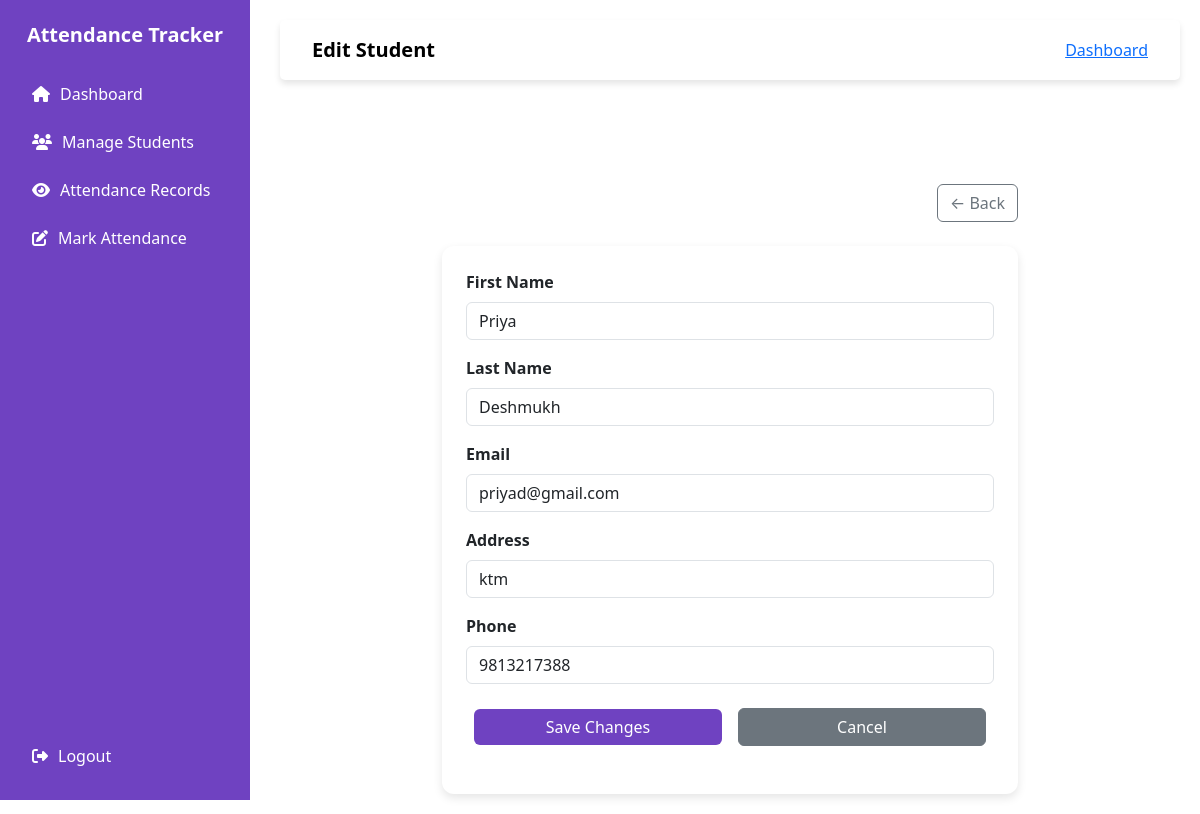
/update/8, run on an earlier commit of the app's database.
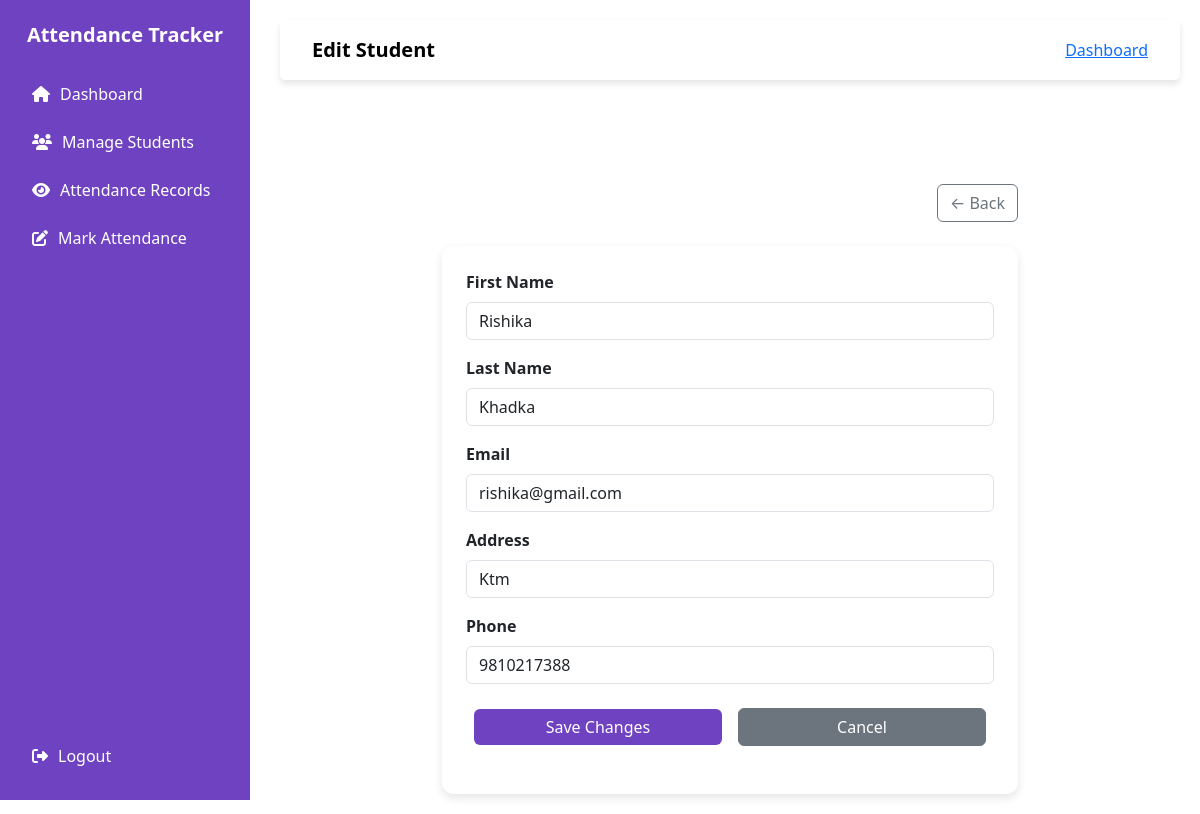
And on a later commit of the database.
### models.py (models this page shows)
class Student(db.Model):
    id = db.Column(db.Integer, primary_key = True)
    student_id = db.Column(db.String(20), unique=True, nullable=False)  # Custom ID
    first_name = db.Column(db.String(150), nullable=False)
    last_name = db.Column(db.String(150), nullable=False)
    email = db.Column(db.String(100), unique=True, nullable=False)
    address = db.Column(db.Text, nullable=False)
    phone = db.Column(db.String(15), unique=True, nullable=False)

### app.py (the view)
@app.route('/update/<int:id>', methods = ["GET", "POST"])
def update(id):
    student = Student.query.get_or_404(id)
    if request.method == 'POST':
        student.first_name = request.form['first_name']
        student.last_name = request.form['last_name']
        student.email = request.form['email']
        student.phone = request.form['phone']
        student.address = request.form['address']
        try:
            db.session.commit()
            flash("Student details updated successfully!", "success")
            return redirect(url_for('view_student'))
        except Exception as e:
            flash(f"Error: There was an issue while updating student details! {e}", "danger")
    else:
        return render_template('student/edit_student.html', student = student)

### templates/student/edit_student.html (shortened to what this page needs)
{% extends "base.html" %}
{% block nav_title%}Edit Student {% endblock%}
{% block content %}
<div class="container mt-5">
    <div class="d-flex justify-content-between align-items-center">
        <a href="{{ url_for('view_student') }}" class="btn btn-outline-secondary">← Back </a>
    </div>
    <div class="card mt-4 p-4">
        <form action="{{url_for('update', id = student.id)}}" method="POST">
            <div class="mb-3">
                <label class="form-label fw-semibold">First Name</label>
                <input type="text" name="first_name" class="form-control" value="{{student.first_name}}">
            </div>
            <div class="mb-3">
                <label class="form-label fw-semibold">Last Name</label>
                <input type="text" name="last_name" class="form-control" value="{{student.last_name}}">
            </div>
            <div class="mb-3">
                <label class="form-label fw-semibold">Email</label>
                <input type="email" name="email" class="form-control" value="{{student.email}}">
            </div>
            <div class="mb-3">
                <label class="form-label fw-semibold">Address</label>
                <input type="text" name="address" class="form-control" value="{{student.address}}">
            </div>
            <div class="mb-3">
                <label class="form-label fw-semibold">Phone</label>
                <input type="number" name="phone" class="form-control" value="{{student.phone}}">
            </div>
            <div class="d-flex justify-content-between align-items-center mb-3">
                <button type="submit" class="btn btn-success w-50 ml-3 m-2">Save Changes</button>
                <a href="{{ url_for('view_student') }}" class="btn btn-secondary w-50 m-2">Cancel</a>
            </div>
        </form>
    </div>
</div>
{% endblock %}

What changed in the data, as far as the page shows it:
changed Student: first_name "Priya" → "Rishika"; last_name "Deshmukh" → "Khadka"; email "priyad@gmail.com" → "rishika@gmail.com"; address "ktm" → "Ktm"; phone "9813217388" → "9810217388"
